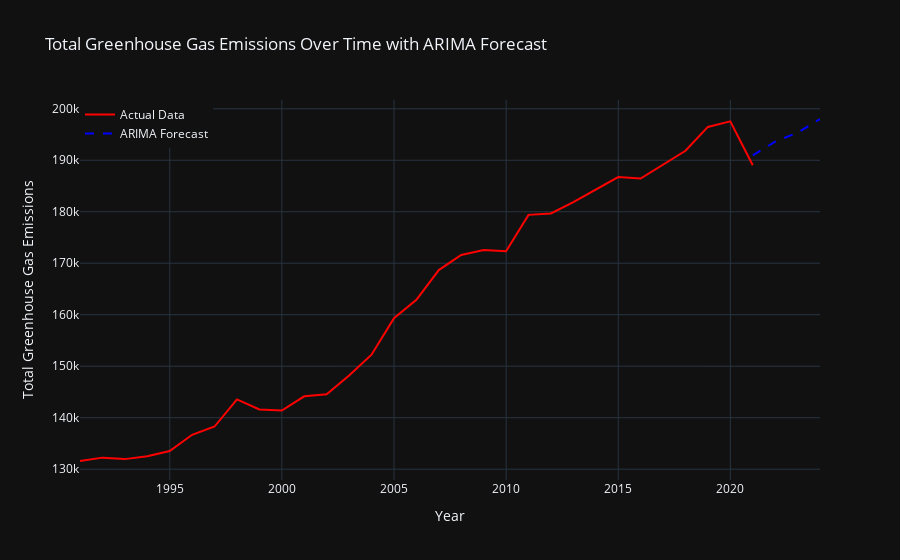

The code cell stored with this chart in its notebook:
### Markdown cell above
### ARIMA model

### Code cell
# ARIMA
p, d, q = 2, 1, 2
model_arima = ARIMA(train, order=(p, d, q))
model_arima_fit = model_arima.fit(method_kwargs={'maxiter': 200})

forecast_arima = model_arima_fit.forecast(steps=years_to_predict)
last_year_arima = annual_data.index[-1].year
forecast_index_arima = pd.date_range(start=f'{last_year_arima}-12-31', periods=len(test), freq='YE')

print("ARIMA Forecast:")
print(pd.Series(forecast_arima.values, index=forecast_index_arima))

# PLot ARIMA Forecast with plotly
fig_arima = go.Figure()

fig_arima.add_trace(go.Scatter(
    x=annual_data.index,
    y=annual_data,
    mode='lines',
    name='Actual Data',
    line=dict(color='red')
))

fig_arima.add_trace(go.Scatter(
    x=forecast_index_arima,
    y=forecast_arima,
    mode='lines',
    name='ARIMA Forecast',
    line=dict(color='blue', dash='dash')
))

fig_arima.update_layout(
    title='Total Greenhouse Gas Emissions Over Time with ARIMA Forecast',
    xaxis_title='Year',
    yaxis_title='Total Greenhouse Gas Emissions',
    legend=dict(x=0, y=1),
    hovermode='x unified'
)

fig_arima.show()

### Figure 1 — Plotly figure (JSON) as saved in the notebook; plotly's stock layout.template omitted (floating-point values rounded to 4 significant figures)
{"data": [{"line": {"color": "red"}, "mode": "lines", "name": "Actual Data", "x": ["1990-12-31T00:00:00", "1991-12-31T00:00:00", "1992-12-31T00:00:00", "1993-12-31T00:00:00", "1994-12-31T00:00:00", "1995-12-31T00:00:00", "1996-12-31T00:00:00", "1997-12-31T00:00:00", "1998-12-31T00:00:00", "1999-12-31T00:00:00", "2000-12-31T00:00:00", "2001-12-31T00:00:00", "2002-12-31T00:00:00", "2003-12-31T00:00:00", "2004-12-31T00:00:00", "2005-12-31T00:00:00", "2006-12-31T00:00:00", "2007-12-31T00:00:00", "2008-12-31T00:00:00", "2009-12-31T00:00:00", "2010-12-31T00:00:00", "2011-12-31T00:00:00", "2012-12-31T00:00:00", "2013-12-31T00:00:00", "2014-12-31T00:00:00", "2015-12-31T00:00:00", "2016-12-31T00:00:00", "2017-12-31T00:00:00", "2018-12-31T00:00:00", "2019-12-31T00:00:00", "2020-12-31T00:00:00"], "y": [131600.0, 132200.0, 132000.0, 132500.0, 133500.0, 136700.0, 138300.0, 143500.0, 141600.0, 141400.0, 144200.0, 144500.0, 148200.0, 152200.0, 159300.0, 162900.0, 168700.0, 171600.0, 172600.0, 172300.0, 179400.0, 179700.0, 181900.0, 184300.0, 186700.0, 186500.0, 189200.0, 191800.0, 196500.0, 197600.0, 189000.0], "type": "scatter"}, {"line": {"color": "blue", "dash": "dash"}, "mode": "lines", "name": "ARIMA Forecast", "x": ["2020-12-31T00:00:00", "2021-12-31T00:00:00", "2022-12-31T00:00:00", "2023-12-31T00:00:00"], "y": [190900.0, 193600.0, 195400.0, 198000.0], "type": "scatter"}], "layout": {"legend": {"x": 0, "y": 1}, "title": {"text": "Total Greenhouse Gas Emissions Over Time with ARIMA Forecast"}, "xaxis": {"title": {"text": "Year"}}, "yaxis": {"title": {"text": "Total Greenhouse Gas Emissions"}}, "hovermode": "x unified"}}
